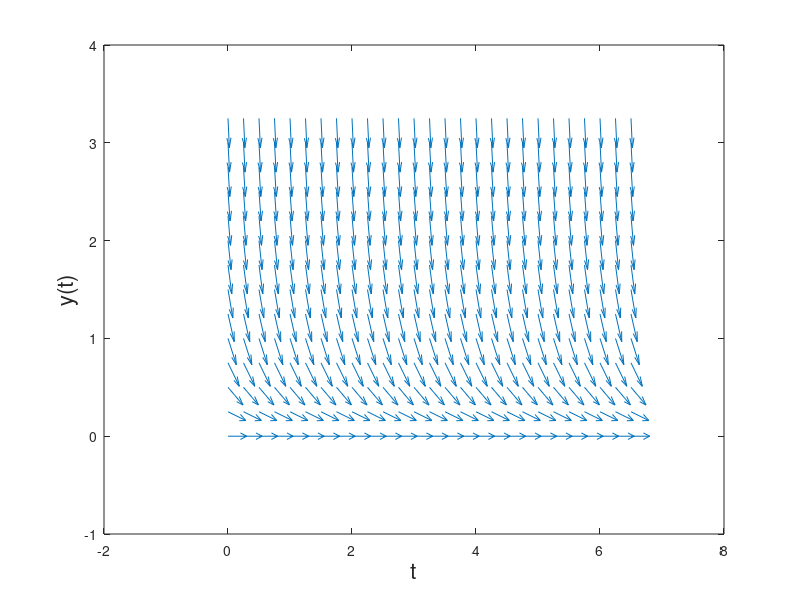

Write the MATLAB code that produced this figure.
% This is barebones MATLAB script to help you get started plotting direction fields. 
% Please feel free to edit and make it your own. (E.g. you my want to add scaling in y, 
% the ability to overlay solutions, etc.)

clear all;
close all;

N = 14;  %Number of segments in y
M = 27;  %Number of segments in t

dy=0.25; %Scale factor for y
dt=0.25; %Scale factor for t

offy=0; %Offset in y
offt=0; %Offset in t

% Plot the direction field
for i = 1:N
    for j = 1:M
        y(i) = ((i-1)*dy)+offy;
        t(j) = ((j-1)*dt)+offt;
        E=2; r=1;
        slope = r*(1-y(i)).*y(i)-E*y(i); % Equation for slope y = y(i), t = t(j) 
        mag = (dt^2+(slope*dt)^2)^0.5 % Scale line segments
        u(i,j) = dt/mag;
        v(i,j) = slope*dt/mag;
    end
end

quiver(t,y,u,v)

% Plot a trajectory
% yt(1)=2; %Initial value of y
%    for j = 2:M
%        slope = 4/yt(j-1);
%        yt(j) = yt(j-1)+slope*dt
%    end    
%hold on
%plot(t,yt,'-r');

% Create xlabel
xlabel('t','FontSize',16);

% Create ylabel
ylabel('y(t)','FontSize',16);
